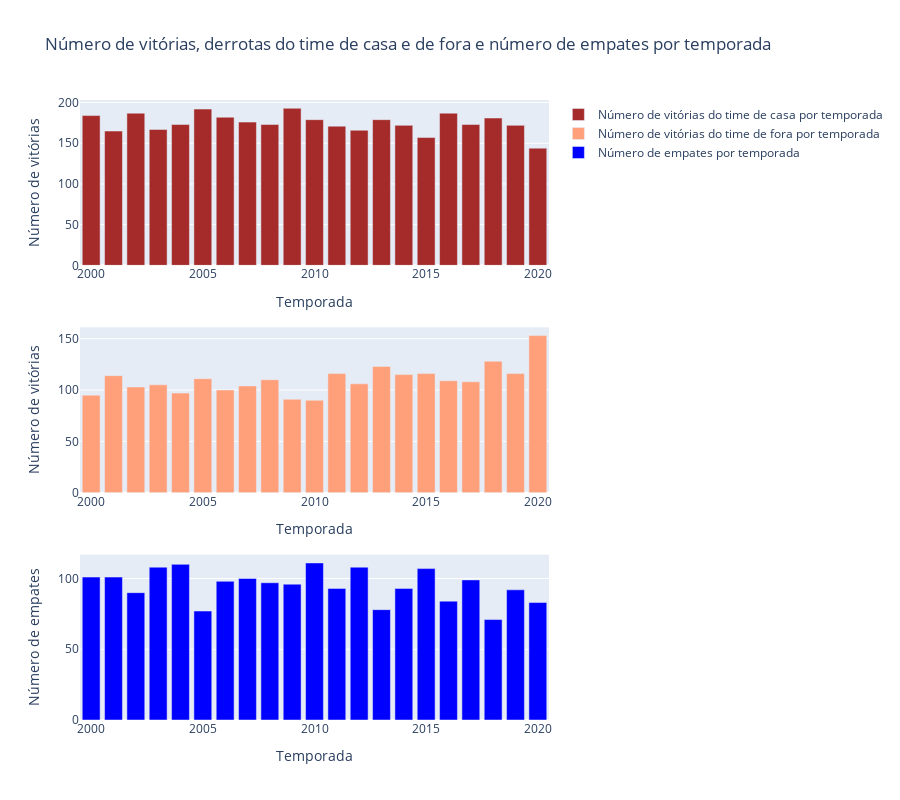

The code cell stored with this chart in its notebook:
### Code cell
fig=make_subplots(rows=3,cols=1)
fig.add_trace(go.Bar(x=list(range(2000,2021)),y=df_num_wins_grouped_season['Num_wins_home'],name='Número de vitórias do time de casa por temporada',marker_color='brown'),row=1,col=1)
fig.add_trace(go.Bar(x=list(range(2000,2021)),y=df_num_wins_grouped_season['Num_wins_away'],name='Número de vitórias do time de fora por temporada',marker_color='lightsalmon'),row=2,col=1)
fig.add_trace(go.Bar(x=list(range(2000,2021)),y=df_num_wins_grouped_season['Num_drawns'],name='Número de empates por temporada',marker_color='blue'),row=3,col=1)
fig.update_layout(height=800,xaxis1=dict(title='Temporada'),xaxis2=dict(title='Temporada'),xaxis3=dict(title='Temporada'),
yaxis1=dict(title='Número de vitórias'),yaxis2=dict(title='Número de vitórias'),yaxis3=dict(title='Número de empates'),title='Número de vitórias, derrotas do time de casa e de fora e número de empates por temporada')
fig.show()

### Figure 1 — Plotly figure (JSON) as saved in the notebook; plotly's stock layout.template omitted (floating-point values rounded to 4 significant figures)
{"data": [{"marker": {"color": "brown"}, "name": "Número de vitórias do time de casa por temporada", "type": "bar", "x": [2000, 2001, 2002, 2003, 2004, 2005, 2006, 2007, 2008, 2009, 2010, 2011, 2012, 2013, 2014, 2015, 2016, 2017, 2018, 2019, 2020], "xaxis": "x", "y": [184, 165, 187, 167, 173, 192, 182, 176, 173, 193, 179, 171, 166, 179, 172, 157, 187, 173, 181, 172, 144], "yaxis": "y"}, {"marker": {"color": "lightsalmon"}, "name": "Número de vitórias do time de fora por temporada", "type": "bar", "x": [2000, 2001, 2002, 2003, 2004, 2005, 2006, 2007, 2008, 2009, 2010, 2011, 2012, 2013, 2014, 2015, 2016, 2017, 2018, 2019, 2020], "xaxis": "x2", "y": [95, 114, 103, 105, 97, 111, 100, 104, 110, 91, 90, 116, 106, 123, 115, 116, 109, 108, 128, 116, 153], "yaxis": "y2"}, {"marker": {"color": "blue"}, "name": "Número de empates por temporada", "type": "bar", "x": [2000, 2001, 2002, 2003, 2004, 2005, 2006, 2007, 2008, 2009, 2010, 2011, 2012, 2013, 2014, 2015, 2016, 2017, 2018, 2019, 2020], "xaxis": "x3", "y": [101, 101, 90, 108, 110, 77, 98, 100, 97, 96, 111, 93, 108, 78, 93, 107, 84, 99, 71, 92, 83], "yaxis": "y3"}], "layout": {"height": 800, "title": {"text": "Número de vitórias, derrotas do time de casa e de fora e número de empates por temporada"}, "xaxis": {"anchor": "y", "domain": [0, 1], "title": {"text": "Temporada"}}, "xaxis2": {"anchor": "y2", "domain": [0, 1], "title": {"text": "Temporada"}}, "xaxis3": {"anchor": "y3", "domain": [0, 1], "title": {"text": "Temporada"}}, "yaxis": {"anchor": "x", "domain": [0.7333, 1], "title": {"text": "Número de vitórias"}}, "yaxis2": {"anchor": "x2", "domain": [0.3667, 0.6333], "title": {"text": "Número de vitórias"}}, "yaxis3": {"anchor": "x3", "domain": [0, 0.2667], "title": {"text": "Número de empates"}}}}
